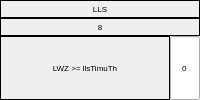
              <widget class="QFrame" name="LLS_Frame">
               <property name="frameShape">
                <enum>QFrame::Shape::NoFrame</enum>
               </property>
               <property name="frameShadow">
                <enum>QFrame::Shadow::Plain</enum>
               </property>
               <layout class="QHBoxLayout" name="horizontalLayout_23">
                <property name="spacing">
                 <number>0</number>
                </property>
                <property name="leftMargin">
                 <number>0</number>
                </property>
                <property name="topMargin">
                 <number>0</number>
                </property>
                <property name="rightMargin">
                 <number>0</number>
                </property>
                <property name="bottomMargin">
                 <number>0</number>
                </property>
                <item>
                 <layout class="QVBoxLayout" name="LLS_verticalLayout">
                  <property name="spacing">
                   <number>0</number>
                  </property>
                  <item>
                   <widget class="QLabel" name="flag137_label">
                    <property name="minimumSize">
                     <size>
                      <width>0</width>
                      <height>18</height>
                     </size>
                    </property>
                    <property name="maximumSize">
                     <size>
                      <width>16777215</width>
                      <height>18</height>
                     </size>
                    </property>
                    <property name="font">
                     <font>
                      <pointsize>6</pointsize>
                     </font>
                    </property>
                    <property name="frameShape">
                     <enum>QFrame::Shape::Box</enum>
                    </property>
                    <property name="text">
                     <string>LLS</string>
                    </property>
                    <property name="alignment">
                     <set>Qt::AlignmentFlag::AlignCenter</set>
                    </property>
                   </widget>
                  </item>
                  <item>
                   <widget class="QLabel" name="stateNumber8_label">
                    <property name="minimumSize">
                     <size>
                      <width>0</width>
                      <height>18</height>
                     </size>
                    </property>
                    <property name="maximumSize">
                     <size>
                      <width>16777215</width>
                      <height>18</height>
                     </size>
                    </property>
                    <property name="font">
                     <font>
                      <pointsize>6</pointsize>
                     </font>
                    </property>
                    <property name="frameShape">
                     <enum>QFrame::Shape::Box</enum>
                    </property>
                    <property name="text">
                     <string>8</string>
                    </property>
                    <property name="alignment">
                     <set>Qt::AlignmentFlag::AlignCenter</set>
                    </property>
                   </widget>
                  </item>
                  <item>
                   <layout class="QHBoxLayout" name="LLS_Flag1_horizontalLayout">
                    <property name="spacing">
                     <number>0</number>
                    </property>
                    <item>
                     <widget class="QLabel" name="flag56_label">
                      <property name="minimumSize">
                       <size>
                        <width>0</width>
                        <height>0</height>
                       </size>
                      </property>
                      <property name="maximumSize">
                       <size>
                        <width>16777215</width>
                        <height>1000</height>
                       </size>
                      </property>
                      <property name="font">
                       <font>
                        <pointsize>6</pointsize>
                       </font>
                      </property>
                      <property name="frameShape">
                       <enum>QFrame::Shape::Box</enum>
                      </property>
                      <property name="text">
                       <string>LWZ &gt;= llsTimuTh</string>
                      </property>
                      <property name="alignment">
                       <set>Qt::AlignmentFlag::AlignCenter</set>
                      </property>
                      <property name="wordWrap">
                       <bool>true</bool>
                      </property>
                     </widget>
                    </item>
                    <item>
                     <widget class="QLineEdit" name="flag56_lineEdit">
                      <property name="sizePolicy">
                       <sizepolicy hsizetype="Expanding" vsizetype="Expanding">
                        <horstretch>0</horstretch>
                        <verstretch>0</verstretch>
                       </sizepolicy>
                      </property>
                      <property name="minimumSize">
                       <size>
                        <width>30</width>
                        <height>0</height>
                       </size>
                      </property>
                      <property name="maximumSize">
                       <size>
                        <width>30</width>
                        <height>16777215</height>
                       </size>
                      </property>
                      <property name="font">
                       <font>
                        <pointsize>6</pointsize>
                       </font>
                      </property>
                      <property name="text">
                       <string>0</string>
                      </property>
                      <property name="frame">
                       <bool>true</bool>
                      </property>
                      <property name="alignment">
                       <set>Qt::AlignmentFlag::AlignCenter</set>
                      </property>
                      <property name="placeholderText">
                       <string>0</string>
                      </property>
                     </widget>
                    </item>
                   </layout>
                  </item>
                 </layout>
                </item>
               </layout>
              </widget>
